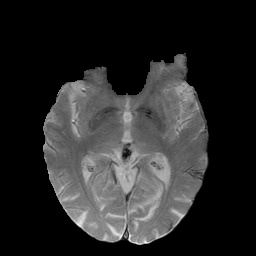
#> input picture data/processed/ADNI/train/AD/ADNI_016_S_4902_MR_Axial_T2_Star__br_raw_20160404092009544_22_S410089_I670936.jpg, 256 x 256 px, found by its file name; its folder holds only this picture in this run
$ jupyter execute --allow-errors skull-stripping.ipynb   (shell and % lines are left out)
#> lines starting #> are read from the running program, lines starting #| are printed output that depends on the picture; after the words box and inside, x2 and y2 are one past the last pixel; in counts of white or black regions, pixels touching at a corner belong together
set paths to locations that will need to be referenced

[cell 1]
ROOT = '/Users/garrettmccue/projects/cnn-alzheimers'
data = f'{ROOT}/data'

[cell 2]
import os
import numpy as np
import cv2
from matplotlib import pyplot as plt

os.chdir(ROOT)
os.getcwd()

[cell 3]
def ShowImage(title,img):
  plt.figure(figsize=(10, 10))
  plt.imshow(img,cmap='gray')
  plt.axis('off')
  plt.title(title)
  plt.show()

[cell 4]
# set the dir to the ADNI AD training dir
folder_dir = f'{data}/ADNI/train/AD'
img = cv2.imread(os.path.join(folder_dir, os.listdir(folder_dir)[0]))
#> img is the input picture: shape (256, 256, 3); min 0, max 255, mean 40.9
img = cv2.cvtColor(img,cv2.COLOR_BGR2GRAY)
#> img: shape (256, 256)
ShowImage(title='brain with skull', img=img)

In this image we can see the brain as well as the skull. The goal skull stripping is to create a mask to extract only the brain and removing the skull.

[cell 5]
    #Make a histogram of the intensities in the grayscale image
plt.hist(img.ravel(), 256)
plt.show()
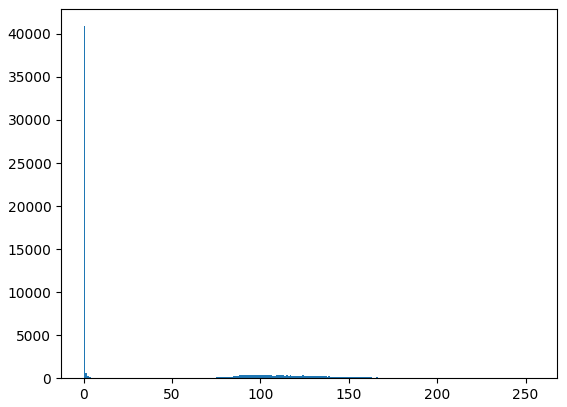
#> figure drawn by matplotlib, 1 panel; tallest bar 40898 high, from x = 0 to 0.996

we see that the pixel intensities are bimodal, which we can leverage to create a threshold using [Otsu's Binarization](https://docs.opencv.org/4.x/d7/d4d/tutorial_py_thresholding.html)

[cell 6]
#Threshold the image to binary using Otsu's method
ret, thresh = cv2.threshold(img, 0, 255, cv2.THRESH_OTSU)
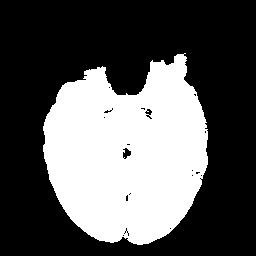
#> thresh: shape (256, 256); 35.1% white; 1 white region, box (x1, y1, x2, y2) and area: (43, 53, 208, 245) 23007
#> ret = 58
ShowImage('Otsu\'s Binarization image',thresh)

After Otsu's binarization we can see the brain and a white border around the brain, which is the skull. now we can create a mask based on the pixel colors. This can be done by extracting the connected components and finding the largest one, which will represent the brain.

[cell 7]
#Threshold the image to binary using Otsu's method
ret, thresh = cv2.threshold(img, 0, 255, cv2.THRESH_OTSU)
ret, markers = cv2.connectedComponents(thresh)
#> ret = 2

#Get the area taken by each component. Ignore label 0 since this is the background.
marker_area = [np.sum(markers==m) for m in range(np.max(markers)) if m!=0]
#> marker_area = []
#Get label of largest component by area
#> (the rest of this cell did not finish here and is left out)

$ run again, on data/processed/ADNI/train/AD/ADNI_127_S_4210_MR_Axial_T2_Star__br_raw_20161005082123510_22_S503383_I781047.jpg
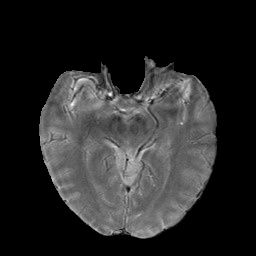
#> input picture data/processed/ADNI/train/AD/ADNI_127_S_4210_MR_Axial_T2_Star__br_raw_20161005082123510_22_S503383_I781047.jpg, 256 x 256 px, found by its file name
#> img is the input picture: shape (256, 256, 3); min 0, max 255, mean 39.8
#> img: shape (256, 256)
#> `plt.show()`:
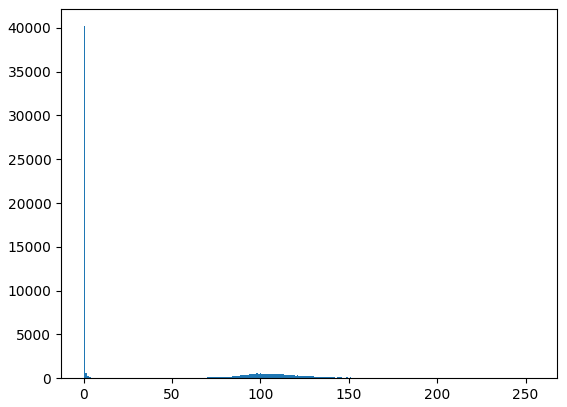
#> figure drawn by matplotlib, 1 panel; tallest bar 40191 high, from x = 0 to 0.996
#> `ret, thresh = cv2.threshold(img, 0, 255, cv2.THRESH_OTSU)`:
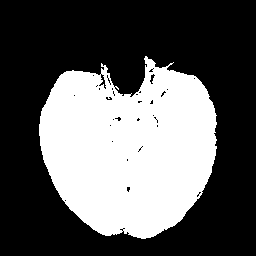
#> thresh: shape (256, 256); 36.3% white; 1 white region, box (x1, y1, x2, y2) and area: (39, 56, 217, 239) 23801
#> `ret, thresh = cv2.threshold(img, 0, 255, cv2.THRESH_OTSU)`: ret = 54
#> `ret, markers = cv2.connectedComponents(thresh)`: ret = 2
#> marker_area = []

$ run again, on data/processed/ADNI/train/AD/ADNI_129_S_4287_MR_Axial_T2_Star__br_raw_20151215131552858_22_S331800_I581084.jpg
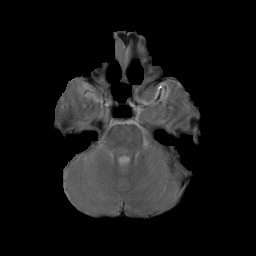
#> input picture data/processed/ADNI/train/AD/ADNI_129_S_4287_MR_Axial_T2_Star__br_raw_20151215131552858_22_S331800_I581084.jpg, 256 x 256 px, found by its file name
#> img is the input picture: shape (256, 256, 3); min 0, max 254, mean 21.2
#> img: shape (256, 256)
#> `ret, thresh = cv2.threshold(img, 0, 255, cv2.THRESH_OTSU)`:
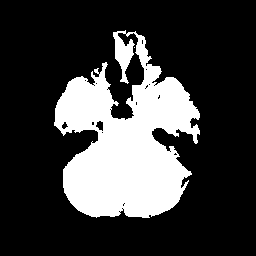
#> thresh: shape (256, 256); 24% white; 2 white regions (1 under 20 px), largest, box (x1, y1, x2, y2) and area: (54, 30, 200, 218) 15711
#> `ret, thresh = cv2.threshold(img, 0, 255, cv2.THRESH_OTSU)`: ret = 43
#> markers: shape (256, 256) int32; 3 distinct labels, from 0 to 2
#> `ret, markers = cv2.connectedComponents(thresh)`: ret = 3
#> marker_area = [15711]
#> largest_component = 1
#> brain_mask: shape (256, 256) bool; 24% white; 1 white region, box (x1, y1, x2, y2) and area: (54, 30, 200, 218) 15711
#> closing: shape (256, 256); values 0 (black) and 1 (white), 25.1% white; 1 white region, box (x1, y1, x2, y2) and area: (55, 31, 201, 219) 16462
#> `brain_out[closing==False] = 0`:
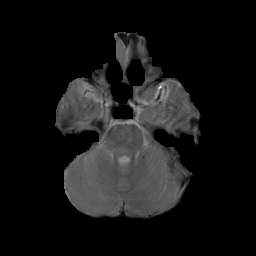
#> brain_out: shape (256, 256); min 0, max 254, mean 20.7

$ run again, on data/processed/ADNI/train/AD/ADNI_130_S_4294_MR_Axial_T2-TSE_with_Fat_Sat__br_raw_20151216211145858_22_S332492_I581894.jpg
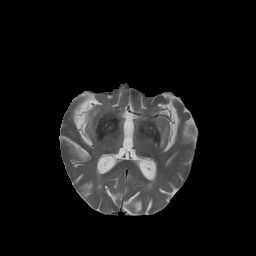
#> input picture data/processed/ADNI/train/AD/ADNI_130_S_4294_MR_Axial_T2-TSE_with_Fat_Sat__br_raw_20151216211145858_22_S332492_I581894.jpg, 256 x 256 px, found by its file name
#> img is the input picture: shape (256, 256, 3); min 0, max 223, mean 22.5
#> img: shape (256, 256)
#> `ret, thresh = cv2.threshold(img, 0, 255, cv2.THRESH_OTSU)`:
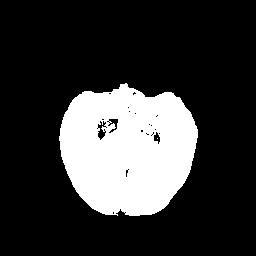
#> thresh: shape (256, 256); 21.4% white; 2 white regions (1 under 20 px), largest, box (x1, y1, x2, y2) and area: (59, 83, 198, 216) 14028
#> `ret, thresh = cv2.threshold(img, 0, 255, cv2.THRESH_OTSU)`: ret = 52
#> markers: shape (256, 256) int32; 3 distinct labels, from 0 to 2
#> `ret, markers = cv2.connectedComponents(thresh)`: ret = 3
#> marker_area = [14028]
#> largest_component = 1
#> brain_mask: shape (256, 256) bool; 21.4% white; 1 white region, box (x1, y1, x2, y2) and area: (59, 83, 198, 216) 14028
#> closing: shape (256, 256); values 0 (black) and 1 (white), 21.8% white; 1 white region, box (x1, y1, x2, y2) and area: (60, 84, 199, 217) 14294
#> `brain_out[closing==False] = 0`:
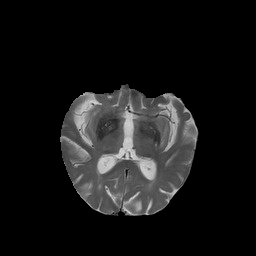
#> brain_out: shape (256, 256); min 0, max 223, mean 22.1

$ run again, on data/processed/ADNI/train/AD/ADNI_027_S_4869_MR_Axial_T2_Star__br_raw_20190131103843445_22_S790235_I1122660.jpg
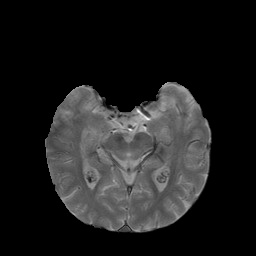
#> input picture data/processed/ADNI/train/AD/ADNI_027_S_4869_MR_Axial_T2_Star__br_raw_20190131103843445_22_S790235_I1122660.jpg, 256 x 256 px, found by its file name
#> img is the input picture: shape (256, 256, 3); min 0, max 255, mean 30.4
#> img: shape (256, 256)
#> `plt.show()`:
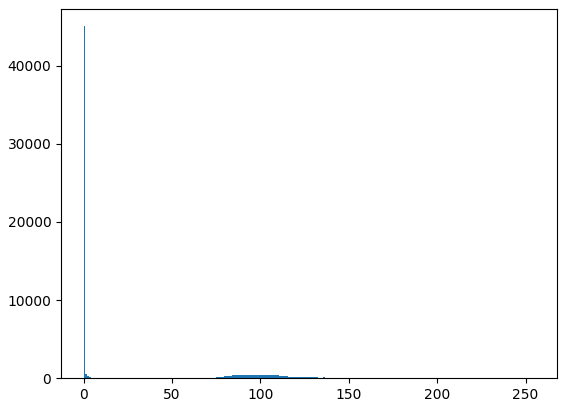
#> figure drawn by matplotlib, 1 panel; tallest bar 45032 high, from x = 0 to 0.996
#> `ret, thresh = cv2.threshold(img, 0, 255, cv2.THRESH_OTSU)`:
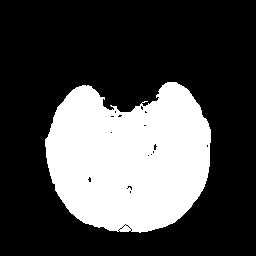
#> thresh: shape (256, 256); 29.2% white; 1 white region, box (x1, y1, x2, y2) and area: (45, 82, 211, 233) 19153
#> `ret, thresh = cv2.threshold(img, 0, 255, cv2.THRESH_OTSU)`: ret = 51
#> `ret, markers = cv2.connectedComponents(thresh)`: ret = 2
#> marker_area = []
